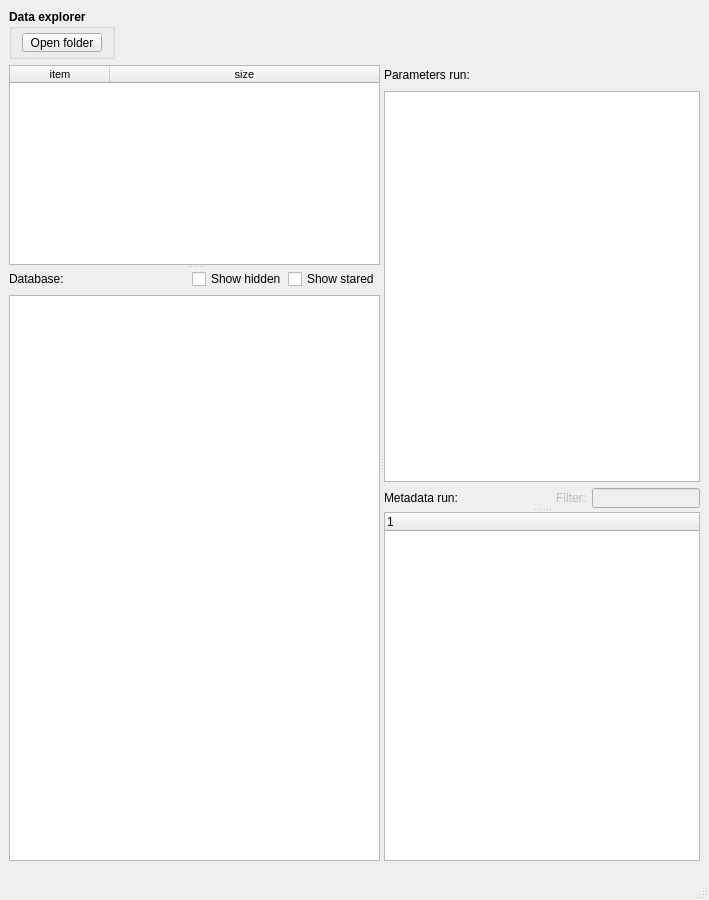
<?xml version="1.0" encoding="UTF-8"?>
<ui version="4.0">
 <class>MainWindow</class>
 <widget class="QMainWindow" name="MainWindow">
  <property name="geometry">
   <rect>
    <x>0</x>
    <y>0</y>
    <width>709</width>
    <height>900</height>
   </rect>
  </property>
  <property name="sizePolicy">
   <sizepolicy hsizetype="Preferred" vsizetype="Preferred">
    <horstretch>0</horstretch>
    <verstretch>0</verstretch>
   </sizepolicy>
  </property>
  <property name="minimumSize">
   <size>
    <width>709</width>
    <height>294</height>
   </size>
  </property>
  <property name="maximumSize">
   <size>
    <width>16777215</width>
    <height>16777215</height>
   </size>
  </property>
  <property name="windowTitle">
   <string>pyplotter</string>
  </property>
  <property name="windowOpacity">
   <double>1.000000000000000</double>
  </property>
  <property name="documentMode">
   <bool>false</bool>
  </property>
  <property name="unifiedTitleAndToolBarOnMac">
   <bool>false</bool>
  </property>
  <widget class="QWidget" name="centralwidget">
   <property name="sizePolicy">
    <sizepolicy hsizetype="Preferred" vsizetype="MinimumExpanding">
     <horstretch>0</horstretch>
     <verstretch>0</verstretch>
    </sizepolicy>
   </property>
   <layout class="QGridLayout" name="gridLayout">
    <item row="0" column="0">
     <layout class="QHBoxLayout" name="TopHorizontalLayout">
      <property name="sizeConstraint">
       <enum>QLayout::SetFixedSize</enum>
      </property>
      <property name="topMargin">
       <number>0</number>
      </property>
      <item>
       <widget class="QGroupBox" name="groupBoxDataExplorer">
        <property name="sizePolicy">
         <sizepolicy hsizetype="Fixed" vsizetype="Minimum">
          <horstretch>0</horstretch>
          <verstretch>0</verstretch>
         </sizepolicy>
        </property>
        <property name="maximumSize">
         <size>
          <width>16777215</width>
          <height>50</height>
         </size>
        </property>
        <property name="font">
         <font>
          <weight>75</weight>
          <bold>true</bold>
         </font>
        </property>
        <property name="title">
         <string>Data explorer</string>
        </property>
        <layout class="QHBoxLayout" name="verticalLayout_12">
         <property name="spacing">
          <number>4</number>
         </property>
         <property name="leftMargin">
          <number>4</number>
         </property>
         <property name="topMargin">
          <number>4</number>
         </property>
         <property name="rightMargin">
          <number>4</number>
         </property>
         <property name="bottomMargin">
          <number>4</number>
         </property>
         <item>
          <widget class="pushButtonOpenFolder" name="pushButtonOpenFolder">
           <property name="minimumSize">
            <size>
             <width>0</width>
             <height>0</height>
            </size>
           </property>
           <property name="maximumSize">
            <size>
             <width>80</width>
             <height>50</height>
            </size>
           </property>
           <property name="font">
            <font>
             <weight>50</weight>
             <bold>false</bold>
            </font>
           </property>
           <property name="text">
            <string>Open folder</string>
           </property>
          </widget>
         </item>
        </layout>
       </widget>
      </item>
      <item>
       <spacer name="horizontalSpacer">
        <property name="orientation">
         <enum>Qt::Horizontal</enum>
        </property>
        <property name="sizeType">
         <enum>QSizePolicy::MinimumExpanding</enum>
        </property>
        <property name="sizeHint" stdset="0">
         <size>
          <width>40</width>
          <height>20</height>
         </size>
        </property>
       </spacer>
      </item>
     </layout>
    </item>
    <item row="1" column="0">
     <widget class="QSplitter" name="splitter_3">
      <property name="sizePolicy">
       <sizepolicy hsizetype="Expanding" vsizetype="Expanding">
        <horstretch>0</horstretch>
        <verstretch>0</verstretch>
       </sizepolicy>
      </property>
      <property name="orientation">
       <enum>Qt::Horizontal</enum>
      </property>
      <widget class="QSplitter" name="splitter">
       <property name="orientation">
        <enum>Qt::Vertical</enum>
       </property>
       <widget class="TableWidgetFolder" name="tableWidgetFolder">
        <property name="sizePolicy">
         <sizepolicy hsizetype="Expanding" vsizetype="MinimumExpanding">
          <horstretch>0</horstretch>
          <verstretch>0</verstretch>
         </sizepolicy>
        </property>
        <property name="minimumSize">
         <size>
          <width>0</width>
          <height>0</height>
         </size>
        </property>
        <property name="maximumSize">
         <size>
          <width>600</width>
          <height>200</height>
         </size>
        </property>
        <property name="font">
         <font>
          <pointsize>8</pointsize>
         </font>
        </property>
        <property name="styleSheet">
         <string notr="true"/>
        </property>
        <property name="lineWidth">
         <number>0</number>
        </property>
        <property name="sizeAdjustPolicy">
         <enum>QAbstractScrollArea::AdjustIgnored</enum>
        </property>
        <property name="editTriggers">
         <set>QAbstractItemView::NoEditTriggers</set>
        </property>
        <property name="alternatingRowColors">
         <bool>true</bool>
        </property>
        <property name="selectionBehavior">
         <enum>QAbstractItemView::SelectRows</enum>
        </property>
        <property name="showGrid">
         <bool>false</bool>
        </property>
        <property name="sortingEnabled">
         <bool>true</bool>
        </property>
        <attribute name="horizontalHeaderCascadingSectionResizes">
         <bool>false</bool>
        </attribute>
        <attribute name="horizontalHeaderShowSortIndicator" stdset="0">
         <bool>true</bool>
        </attribute>
        <attribute name="horizontalHeaderStretchLastSection">
         <bool>true</bool>
        </attribute>
        <attribute name="verticalHeaderVisible">
         <bool>false</bool>
        </attribute>
        <attribute name="verticalHeaderDefaultSectionSize">
         <number>100</number>
        </attribute>
        <column>
         <property name="text">
          <string>item</string>
         </property>
         <property name="textAlignment">
          <set>AlignCenter</set>
         </property>
        </column>
        <column>
         <property name="text">
          <string>size</string>
         </property>
         <property name="textAlignment">
          <set>AlignCenter</set>
         </property>
        </column>
       </widget>
       <widget class="QWidget" name="">
        <layout class="QVBoxLayout" name="verticalLayout_2">
         <item>
          <layout class="QHBoxLayout" name="horizontalLayout">
           <property name="sizeConstraint">
            <enum>QLayout::SetFixedSize</enum>
           </property>
           <item>
            <widget class="QLabel" name="labelDataBase">
             <property name="enabled">
              <bool>true</bool>
             </property>
             <property name="sizePolicy">
              <sizepolicy hsizetype="Minimum" vsizetype="Fixed">
               <horstretch>0</horstretch>
               <verstretch>0</verstretch>
              </sizepolicy>
             </property>
             <property name="maximumSize">
              <size>
               <width>60</width>
               <height>20</height>
              </size>
             </property>
             <property name="text">
              <string>Database:</string>
             </property>
            </widget>
           </item>
           <item>
            <widget class="QLabel" name="labelCurrentDataBase">
             <property name="enabled">
              <bool>true</bool>
             </property>
             <property name="sizePolicy">
              <sizepolicy hsizetype="MinimumExpanding" vsizetype="Fixed">
               <horstretch>0</horstretch>
               <verstretch>0</verstretch>
              </sizepolicy>
             </property>
             <property name="minimumSize">
              <size>
               <width>0</width>
               <height>0</height>
              </size>
             </property>
             <property name="maximumSize">
              <size>
               <width>16777215</width>
               <height>20</height>
              </size>
             </property>
             <property name="font">
              <font>
               <family>MS Shell Dlg 2</family>
               <pointsize>10</pointsize>
               <weight>75</weight>
               <bold>true</bold>
              </font>
             </property>
             <property name="styleSheet">
              <string notr="true"/>
             </property>
             <property name="text">
              <string/>
             </property>
            </widget>
           </item>
           <item alignment="Qt::AlignRight">
            <widget class="CheckBoxHidden" name="checkBoxHidden">
             <property name="enabled">
              <bool>true</bool>
             </property>
             <property name="minimumSize">
              <size>
               <width>0</width>
               <height>0</height>
              </size>
             </property>
             <property name="maximumSize">
              <size>
               <width>90</width>
               <height>20</height>
              </size>
             </property>
             <property name="text">
              <string>Show hidden</string>
             </property>
            </widget>
           </item>
           <item alignment="Qt::AlignRight">
            <widget class="CheckBoxStared" name="checkBoxStared">
             <property name="enabled">
              <bool>true</bool>
             </property>
             <property name="sizePolicy">
              <sizepolicy hsizetype="MinimumExpanding" vsizetype="Fixed">
               <horstretch>0</horstretch>
               <verstretch>0</verstretch>
              </sizepolicy>
             </property>
             <property name="minimumSize">
              <size>
               <width>0</width>
               <height>0</height>
              </size>
             </property>
             <property name="maximumSize">
              <size>
               <width>16777215</width>
               <height>20</height>
              </size>
             </property>
             <property name="text">
              <string>Show stared</string>
             </property>
            </widget>
           </item>
          </layout>
         </item>
         <item>
          <widget class="TableWidgetDatabase" name="tableWidgetDataBase">
           <property name="sizePolicy">
            <sizepolicy hsizetype="Expanding" vsizetype="MinimumExpanding">
             <horstretch>0</horstretch>
             <verstretch>0</verstretch>
            </sizepolicy>
           </property>
           <property name="minimumSize">
            <size>
             <width>300</width>
             <height>0</height>
            </size>
           </property>
           <property name="maximumSize">
            <size>
             <width>600</width>
             <height>16777215</height>
            </size>
           </property>
           <property name="font">
            <font>
             <pointsize>8</pointsize>
            </font>
           </property>
           <property name="lineWidth">
            <number>0</number>
           </property>
           <property name="alternatingRowColors">
            <bool>true</bool>
           </property>
           <property name="selectionBehavior">
            <enum>QAbstractItemView::SelectRows</enum>
           </property>
           <property name="showGrid">
            <bool>false</bool>
           </property>
           <property name="sortingEnabled">
            <bool>true</bool>
           </property>
           <attribute name="horizontalHeaderDefaultSectionSize">
            <number>80</number>
           </attribute>
           <attribute name="horizontalHeaderMinimumSectionSize">
            <number>32</number>
           </attribute>
           <attribute name="horizontalHeaderStretchLastSection">
            <bool>true</bool>
           </attribute>
           <attribute name="verticalHeaderVisible">
            <bool>false</bool>
           </attribute>
          </widget>
         </item>
        </layout>
       </widget>
      </widget>
      <widget class="QSplitter" name="splitter_2">
       <property name="orientation">
        <enum>Qt::Vertical</enum>
       </property>
       <widget class="QWidget" name="layoutWidget">
        <layout class="QVBoxLayout" name="verticalLayout">
         <item>
          <layout class="QHBoxLayout" name="horizontalLayout_3">
           <item>
            <widget class="QLabel" name="labelRun">
             <property name="sizePolicy">
              <sizepolicy hsizetype="Preferred" vsizetype="Fixed">
               <horstretch>0</horstretch>
               <verstretch>0</verstretch>
              </sizepolicy>
             </property>
             <property name="minimumSize">
              <size>
               <width>1</width>
               <height>20</height>
              </size>
             </property>
             <property name="maximumSize">
              <size>
               <width>150</width>
               <height>20</height>
              </size>
             </property>
             <property name="text">
              <string>Parameters run:</string>
             </property>
            </widget>
           </item>
           <item>
            <widget class="QLabel" name="labelCurrentRun">
             <property name="sizePolicy">
              <sizepolicy hsizetype="MinimumExpanding" vsizetype="Fixed">
               <horstretch>0</horstretch>
               <verstretch>0</verstretch>
              </sizepolicy>
             </property>
             <property name="minimumSize">
              <size>
               <width>0</width>
               <height>20</height>
              </size>
             </property>
             <property name="maximumSize">
              <size>
               <width>16777215</width>
               <height>20</height>
              </size>
             </property>
             <property name="font">
              <font>
               <weight>75</weight>
               <bold>true</bold>
              </font>
             </property>
             <property name="text">
              <string/>
             </property>
            </widget>
           </item>
          </layout>
         </item>
         <item>
          <widget class="TableWidgetParameter" name="tableWidgetParameter">
           <property name="sizePolicy">
            <sizepolicy hsizetype="Expanding" vsizetype="MinimumExpanding">
             <horstretch>0</horstretch>
             <verstretch>0</verstretch>
            </sizepolicy>
           </property>
           <property name="minimumSize">
            <size>
             <width>250</width>
             <height>0</height>
            </size>
           </property>
           <property name="maximumSize">
            <size>
             <width>16777215</width>
             <height>16777215</height>
            </size>
           </property>
           <property name="font">
            <font>
             <pointsize>8</pointsize>
            </font>
           </property>
           <property name="lineWidth">
            <number>0</number>
           </property>
           <property name="editTriggers">
            <set>QAbstractItemView::NoEditTriggers</set>
           </property>
           <property name="alternatingRowColors">
            <bool>true</bool>
           </property>
           <property name="selectionBehavior">
            <enum>QAbstractItemView::SelectRows</enum>
           </property>
           <property name="showGrid">
            <bool>false</bool>
           </property>
           <property name="sortingEnabled">
            <bool>true</bool>
           </property>
           <attribute name="horizontalHeaderStretchLastSection">
            <bool>true</bool>
           </attribute>
           <attribute name="verticalHeaderVisible">
            <bool>false</bool>
           </attribute>
          </widget>
         </item>
         <item>
          <layout class="QHBoxLayout" name="horizontalLayout_2">
           <item>
            <widget class="QLabel" name="labelMetadata">
             <property name="sizePolicy">
              <sizepolicy hsizetype="Preferred" vsizetype="Fixed">
               <horstretch>0</horstretch>
               <verstretch>0</verstretch>
              </sizepolicy>
             </property>
             <property name="minimumSize">
              <size>
               <width>0</width>
               <height>20</height>
              </size>
             </property>
             <property name="maximumSize">
              <size>
               <width>140</width>
               <height>20</height>
              </size>
             </property>
             <property name="text">
              <string>Metadata run:</string>
             </property>
            </widget>
           </item>
           <item>
            <widget class="QLabel" name="labelCurrentSnapshot">
             <property name="sizePolicy">
              <sizepolicy hsizetype="MinimumExpanding" vsizetype="Fixed">
               <horstretch>0</horstretch>
               <verstretch>0</verstretch>
              </sizepolicy>
             </property>
             <property name="minimumSize">
              <size>
               <width>0</width>
               <height>20</height>
              </size>
             </property>
             <property name="maximumSize">
              <size>
               <width>16777215</width>
               <height>20</height>
              </size>
             </property>
             <property name="font">
              <font>
               <weight>75</weight>
               <bold>true</bold>
              </font>
             </property>
             <property name="text">
              <string/>
             </property>
            </widget>
           </item>
           <item>
            <widget class="LabelSnapshot" name="labelSnapshot">
             <property name="enabled">
              <bool>false</bool>
             </property>
             <property name="sizePolicy">
              <sizepolicy hsizetype="Preferred" vsizetype="Fixed">
               <horstretch>0</horstretch>
               <verstretch>0</verstretch>
              </sizepolicy>
             </property>
             <property name="minimumSize">
              <size>
               <width>0</width>
               <height>20</height>
              </size>
             </property>
             <property name="maximumSize">
              <size>
               <width>40</width>
               <height>20</height>
              </size>
             </property>
             <property name="text">
              <string>Filter:</string>
             </property>
             <property name="alignment">
              <set>Qt::AlignRight|Qt::AlignTrailing|Qt::AlignVCenter</set>
             </property>
            </widget>
           </item>
           <item>
            <widget class="LineEditSnapshot" name="lineEditFilterSnapshot">
             <property name="enabled">
              <bool>false</bool>
             </property>
             <property name="sizePolicy">
              <sizepolicy hsizetype="Expanding" vsizetype="Fixed">
               <horstretch>0</horstretch>
               <verstretch>0</verstretch>
              </sizepolicy>
             </property>
             <property name="minimumSize">
              <size>
               <width>0</width>
               <height>20</height>
              </size>
             </property>
             <property name="maximumSize">
              <size>
               <width>150</width>
               <height>20</height>
              </size>
             </property>
             <property name="font">
              <font>
               <italic>true</italic>
              </font>
             </property>
             <property name="text">
              <string/>
             </property>
            </widget>
           </item>
          </layout>
         </item>
        </layout>
       </widget>
       <widget class="TreeViewSnapshot" name="treeViewSnapshot">
        <property name="sizePolicy">
         <sizepolicy hsizetype="Expanding" vsizetype="MinimumExpanding">
          <horstretch>0</horstretch>
          <verstretch>0</verstretch>
         </sizepolicy>
        </property>
        <property name="minimumSize">
         <size>
          <width>250</width>
          <height>0</height>
         </size>
        </property>
        <property name="maximumSize">
         <size>
          <width>16777215</width>
          <height>500</height>
         </size>
        </property>
        <column>
         <property name="text">
          <string/>
         </property>
        </column>
       </widget>
      </widget>
     </widget>
    </item>
   </layout>
  </widget>
  <widget class="StatusBar" name="statusBarMain">
   <property name="minimumSize">
    <size>
     <width>0</width>
     <height>30</height>
    </size>
   </property>
  </widget>
  <widget class="MenuBar" name="menuBarMain">
   <property name="geometry">
    <rect>
     <x>0</x>
     <y>0</y>
     <width>709</width>
     <height>26</height>
    </rect>
   </property>
  </widget>
 </widget>
 <customwidgets>
  <customwidget>
   <class>TreeViewSnapshot</class>
   <extends>QTreeWidget</extends>
   <header location="global">..ui.treeViewSnapshot</header>
  </customwidget>
  <customwidget>
   <class>LineEditSnapshot</class>
   <extends>QLineEdit</extends>
   <header location="global">..ui.lineEditSnapshot</header>
  </customwidget>
  <customwidget>
   <class>MenuBar</class>
   <extends>QMenuBar</extends>
   <header location="global">..ui.menuBar</header>
  </customwidget>
  <customwidget>
   <class>TableWidgetFolder</class>
   <extends>QTableWidget</extends>
   <header location="global">..ui.tableWidgetFolder</header>
  </customwidget>
  <customwidget>
   <class>TableWidgetDatabase</class>
   <extends>QTableWidget</extends>
   <header location="global">..ui.tableWidgetDatabase</header>
  </customwidget>
  <customwidget>
   <class>StatusBar</class>
   <extends>QStatusBar</extends>
   <header location="global">..ui.statusBar</header>
  </customwidget>
  <customwidget>
   <class>pushButtonOpenFolder</class>
   <extends>QPushButton</extends>
   <header location="global">..ui.pushButtonOpenFolder</header>
  </customwidget>
  <customwidget>
   <class>TableWidgetParameter</class>
   <extends>QTableWidget</extends>
   <header location="global">..ui.tableWidgetParameter</header>
  </customwidget>
  <customwidget>
   <class>CheckBoxHidden</class>
   <extends>QCheckBox</extends>
   <header location="global">..ui.checkBoxHidden</header>
  </customwidget>
  <customwidget>
   <class>LabelSnapshot</class>
   <extends>QLabel</extends>
   <header location="global">..ui.labelSnapshot</header>
  </customwidget>
  <customwidget>
   <class>CheckBoxStared</class>
   <extends>QCheckBox</extends>
   <header location="global">..ui.checkBoxStared</header>
  </customwidget>
 </customwidgets>
 <tabstops>
  <tabstop>tableWidgetFolder</tabstop>
  <tabstop>tableWidgetParameter</tabstop>
  <tabstop>treeViewSnapshot</tabstop>
  <tabstop>lineEditFilterSnapshot</tabstop>
 </tabstops>
 <resources/>
 <connections/>
</ui>
